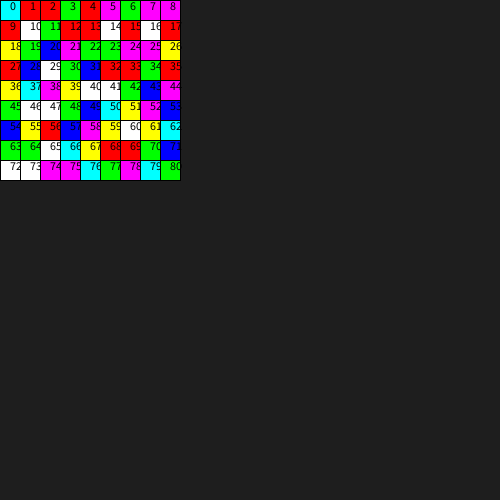
Frame 1 (no input)
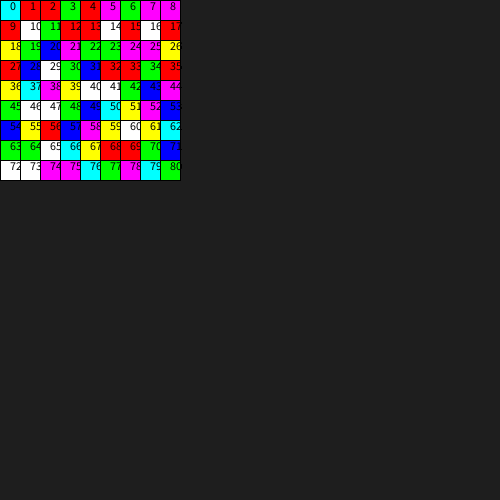
Frame 60 (the mouse pressed at the canvas centre just before this capture)
Frame 120 (the mouse held since frame 60 and released just before this capture): identical to frame 60, image omitted

The Processing sketch that drew these frames (run headless with seeded random() and noise(); from frame 60 on, the mouse is pressed at the canvas centre):

// Processing sketch: game
// ── game.pde
Board board;

void setup() {
  final float FRAMERATE = 60;
  final int BOARD_SIZE = 9;
  final int MATCHABLE_SIZE = 20;

  size(500, 500);
  frameRate(FRAMERATE);
  background(30);
  strokeWeight(1);

  board = new Board(BOARD_SIZE, BOARD_SIZE, MATCHABLE_SIZE);
  board.initialize();
}

void draw() {
  board.display();
}
// ── Board.pde
class Board {
  Matchable[][] board;
  int boardWidth, boardHeight, matchableSize;
  Matchable activeMatchable;
  boolean activeHasSwapped = true;

  Board(int x, int y, int size) {
    boardWidth = x;
    boardHeight = y;
    matchableSize = size;
    board = new Matchable[x][y];
  }

  //Board Operations

  void initialize() {
    int thisColor = 0;
    boolean repeats;

    for (int i = 0; i < boardWidth; i++) {
      for (int j = 0; j < boardHeight; j++) {
        do {
          thisColor = (int)random(7);
          repeats = false;
          if (i > 1) {
            if (thisColor == board[i-1][j].colorID) {
              if (thisColor == board[i-2][j].colorID) {
                repeats = true;
              }
            }
          }
          if (j > 1 && !repeats) {
            if (thisColor == board[i][j-1].colorID) {
              if (thisColor == board[i][j-1].colorID) {
                repeats = true;
              }
            }
          }
        } while (repeats);

        board[i][j] = new Matchable(i, j, matchableSize, thisColor);
        board[i][j].display();
      }
    }
  }

  void display() {
    for (int i = 0; i < boardWidth; i++) {
      for (int j = 0; j < boardHeight; j++) {
        board[i][j].display();
      }
    }
  }

  void attemptSwap(int mx, int my) {
    if (!activeHasSwapped) {
      Matchable candidateMatchable = lookForMatchable(mx, my);
      if (isValidSwap(activeMatchable, candidateMatchable)) {
        swap(activeMatchable, candidateMatchable);
        deselectMatchable(activeMatchable);
        deselectMatchable(candidateMatchable);
        activeMatchable = null;
        activeHasSwapped = true;
      };
    }
  }

  //Matchable Operations

  void selectMatchable(int mx, int my) {
    Matchable clickedMatchable = lookForMatchable(mx, my);
    setActiveMatchable(clickedMatchable);
    activeHasSwapped = false;
  }

  Matchable lookForMatchable(int x, int y) {
    for (int i = 0; i < boardWidth; i++) {
      for (int j = 0; j < boardHeight; j++) {
        if (x > i*matchableSize && x < (i+1)*matchableSize && y > j*matchableSize && y < (j+1)*matchableSize) {
          return board[i][j];
        }
      }
    }
    return null;
  }

  void setActiveMatchable(Matchable matchable) {
    if (activeMatchable != null) {
      activeMatchable.toggleClicked();
    }
    if (matchable != null) {
      activeMatchable = matchable;
      matchable.toggleClicked();
    }
  }

  boolean isValidSwap(Matchable matchable1, Matchable matchable2) {
    if (matchable2 == null || matchable1 == null || matchable2.c == matchable1.c) {
      return false;
    } else if (isAdjacent(matchable1, matchable2)) {
      return true;
    }
    return false;
  }

  boolean isAdjacent(Matchable matchable1, Matchable matchable2) {
    if (matchable1.x > matchable2.x && matchable1.x < (matchable2.x + 2)) {
      return true; // left -> right swap
    } else if (matchable1.y < matchable2.y && matchable1.y > (matchable2.y - 2)) {
      return true; // down -> up swap
    } else if (matchable1.x < matchable2.x && matchable1.x > (matchable2.x - 2)) {
      return true; // right -> left swap
    } else if (matchable1.y > matchable2.y && matchable1.y < (matchable2.y + 2)) {
      return true; // up -> down swap
    }
    return false;
  }

  void swap(Matchable matchable1, Matchable matchable2) {
    int tempX, tempY;

    tempX = matchable1.x;
    matchable1.x = matchable2.x;
    matchable2.x = tempX;

    tempY = matchable1.y;
    matchable1.y = matchable2.y;
    matchable2.y = tempY;

    updateBoardArrayIndex(matchable1);
    updateBoardArrayIndex(matchable2);
  }

  void updateBoardArrayIndex(Matchable matchable) {
    board[matchable.x][matchable.y] = matchable;
  }

  void deselectMatchable(Matchable matchable) {
    matchable.isClicked = false;
  }
}
// ── Explosion.pde
class Explosion{
  
}
// ── Input.pde
void mousePressed() {
  board.selectMatchable(mouseX, mouseY);
}

void mouseDragged() {
  board.attemptSwap(mouseX, mouseY);
  //MatchChecker.boardOperation(b, candidateMatchable);
}
// ── MatchChecker.pde
class MatchChecker {
  Matchable[][] boardArray;
  final int DOWN = 1;
  final int RIGHT = 1;
  final int UP = -1;
  final int LEFT = -1;
  ArrayList<Matchable> hMatch = new ArrayList<Matchable>();
  ArrayList<Matchable> vMatch = new ArrayList<Matchable>();
  
  MatchChecker(Board board) {
    boardArray = board.board;
  }

  boolean checkForMatches(Matchable m) {
    hMatch.clear();
    vMatch.clear();
    
    findHorizontalMatch(m, RIGHT);
    findHorizontalMatch(m, LEFT); 

    findVerticalMatch(m, DOWN);
    findVerticalMatch(m, UP);

    if (hMatch.size() >= 2 || vMatch.size() >= 2){
      return true;
    }
    return false;
  }

  void findHorizontalMatch(Matchable m, int i) {
    if (i > 0) { //if going right
      if (m.x + i >= board.boardWidth) { //check out of bounds
        return;
      }
    } else if (i < 0) { //if going left
      if (m.x + i < 0) { // check out of bounds
        return;
      }
    }
    if (boardArray[m.x + i][m.y].colorID != m.colorID) { //check colour
      return;
    }
    m = boardArray[m.x + i][m.y];
    hMatch.add(m);
    findHorizontalMatch(m, i);
  }

  void findVerticalMatch(Matchable m, int i) {
    if (i > 0) { //if going down
      if (m.y + i >= board.boardHeight) { //check out of bounds
        return;
      }
    } else if (i < 0) { //if going up
      if (m.y + i < 0) { // check out of bounds
        return;
      }
    }
    if (boardArray[m.x][m.y + i].colorID != m.colorID) { //check colour
      return;
    }
    m = boardArray[m.x][m.y + i];
    vMatch.add(m);
    findVerticalMatch(m, i);
  }
}
// ── Matchable.pde
class Matchable {
  int x, y, size, colorID, boardPos;
  boolean isClicked;
  private color c;

  Matchable(int x, int y, int size, int colorID) {
    this.x = x;
    this.y = y;
    this.size = size;
    this.colorID = colorID;
    c = getColorFromID(colorID);
    boardPos = (y*board.boardWidth) + x; //delete later
  }

  color getColorFromID(int colorID) {
    if (colorID == 1) {
      return color(255, 0, 0);
    } else if (colorID == 2) {
      return color(0, 255, 0);
    } else if (colorID == 3) {
      return color(0, 0, 255);
    } else if (colorID == 4) {
      return color(0, 255, 255);
    } else if (colorID == 5) {
      return color(255, 0, 255);
    } else if (colorID == 6) {
      return color(255, 255, 0);
    } else {
      return color(255);
    }
  }

  void toggleClicked() {
    isClicked = !isClicked;
  }

  boolean isClicked() {
    return isClicked;
  }

  void display() { 
    if (isClicked) {
      strokeWeight(4);
    } else {
      strokeWeight(1);
    }

    fill(c);
    rect(x*size, y*size, size, size);
    fill(0);
    text(this.boardPos, x*size+(size/2), y*size+(size/2));
  }

  

  
}
// ── Timer.pde
class Timer {
  int startTime = 0, stopTime = 0;
  boolean running = false;  
    void start() {
        startTime = millis();
        running = true;
    }
    void stop() {
        stopTime = millis();
        running = false;
    }
    int getElapsedTime() {
        int elapsed;
        if (running) {
             elapsed = (millis() - startTime);
        }
        else {
            elapsed = (stopTime - startTime);
        }
        return elapsed;
    }
    int second() {
      return (getElapsedTime() / 1000) % 60;
    }
    int minute() {
      return (getElapsedTime() / (1000*60)) % 60;
    }
    int hour() {
      return (getElapsedTime() / (1000*60*60)) % 24;
    }
}
